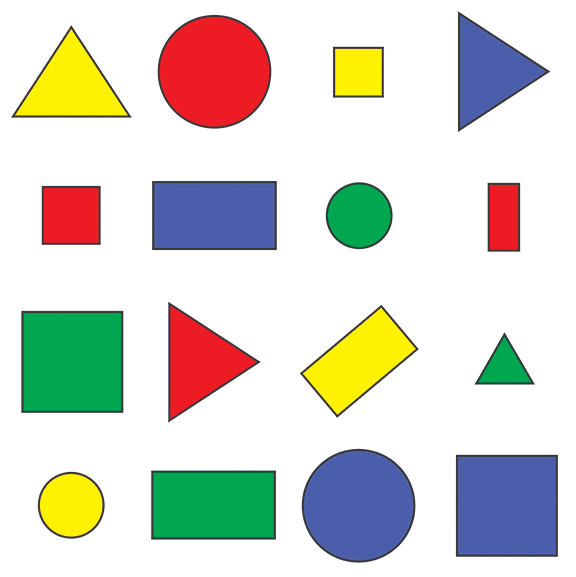
#> input picture TP/TP2/TP_Shapes/shapes.png, 576 x 577 px
$ python shapesMain.py
#> lines starting #> are read from the running program, lines starting #| are printed output that depends on the picture; after the words box and inside, x2 and y2 are one past the last pixel; in counts of white or black regions, pixels touching at a corner belong together
import cv2 as cv
import numpy as np

def loadImage():
    # Récupération de l'image
    img = cv.imread(cv.samples.findFile('shapes.png'))
#> img is the input picture: shape (577, 576, 3); mean B, G, R 205.1, 214.3, 214.2

    return img

def main(img):
    while True:
        # Image original
        cv.namedWindow("Original")

        # Convertir l'image en niveau de gris
        gray = cv.cvtColor(img, cv.COLOR_BGR2GRAY)
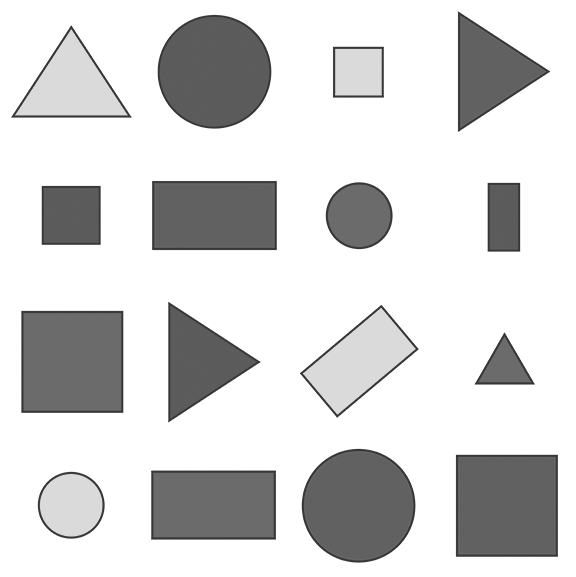
#> gray: shape (577, 576); min 54, max 255, mean 213.2
        cv.namedWindow("Gray")

        # Lisser l'image grey
        grayBlur = cv.GaussianBlur(gray, (5, 5), 0)
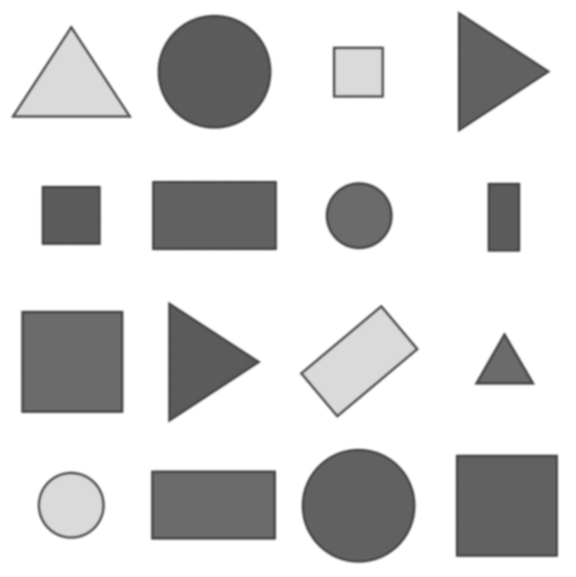
#> grayBlur: shape (577, 576); min 71, max 255, mean 213.2
        cv.namedWindow("Gray Blur")

        # Détection des contours
        edges = cv.Canny(img, 50, 150)
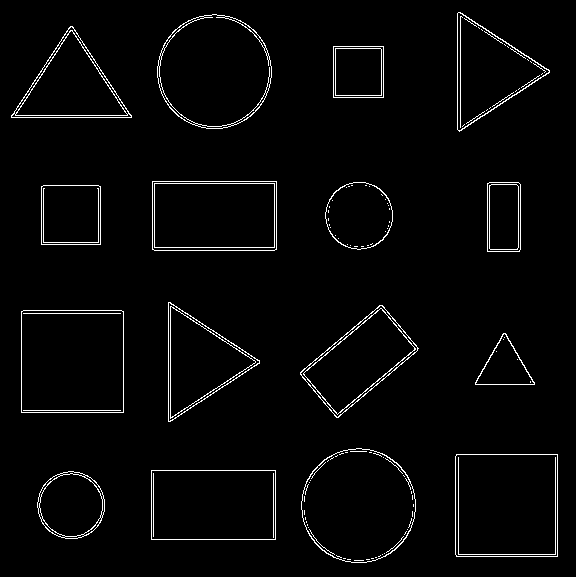
#> edges: shape (577, 576); 2.6% white in thin lines or dots

        # Contours
        contours, _ = cv.findContours(edges, cv.RETR_EXTERNAL, cv.CHAIN_APPROX_SIMPLE)
#> contours = 16 contours; largest, box (x1, y1, x2, y2) and area: (455, 454, 558, 557) 10401, (21, 310, 124, 413) 10401, (301, 448, 416, 563) 10196, (157, 14, 272, 129) 10186, (151, 470, 276, 540) 8556
        contour_image = img.copy()

        # Dessiner les contours sur une copie de l'image originale
        cv.drawContours(contour_image, contours, -1, (0, 255, 0), 2)
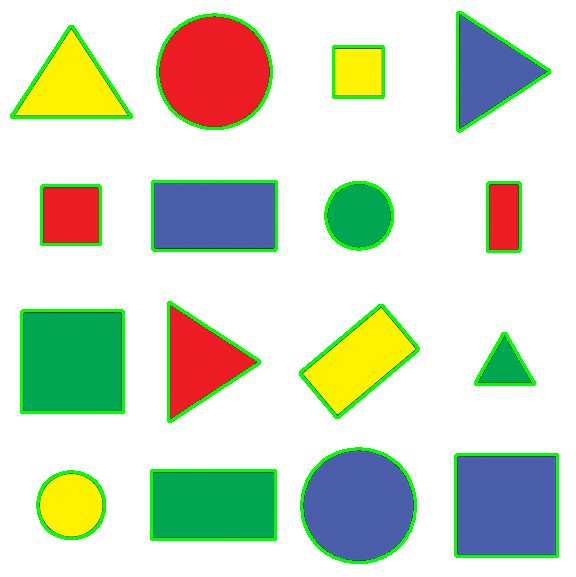
#> contour_image: shape (577, 576, 3); 4.75% of pixels changed, all inside (x1, y1, x2, y2) = (10, 11, 559, 564)
        cv.namedWindow("Contours")

        # Affichage d'une boîte englobante pour chaque forme géométrique
        imgBoite = img.copy()
        for contour in contours:
            x, y, w, h = cv.boundingRect(contour)
            cv.rectangle(imgBoite, (x, y), (x + w, y + h), (255, 0, 0), 2)
#> this loop made 16 passes
#> (x, y, w, h) on passes 1, 3, 4, 5, 6, 7, 8, 9, 10, 11, 12, 14: (37, 471, 68, 68), (455, 454, 103, 103), (301, 448, 115, 115), (475, 333, 60, 52), (21, 310, 103, 103), (300, 305, 119, 113), (168, 302, 92, 120), (41, 185, 60, 60), (487, 182, 34, 70), (325, 182, 68, 68), (152, 181, 125, 70), (11, 26, 121, 92)
#> (contour, x, y, w, h) on passes 2, 13: ([[151, 470], [151, 539], [275, 539], [275, 470]], 151, 470, 125, 70), ([[333, 46], [333, 97], [383, 97], [383, 46]], 333, 46, 51, 52)
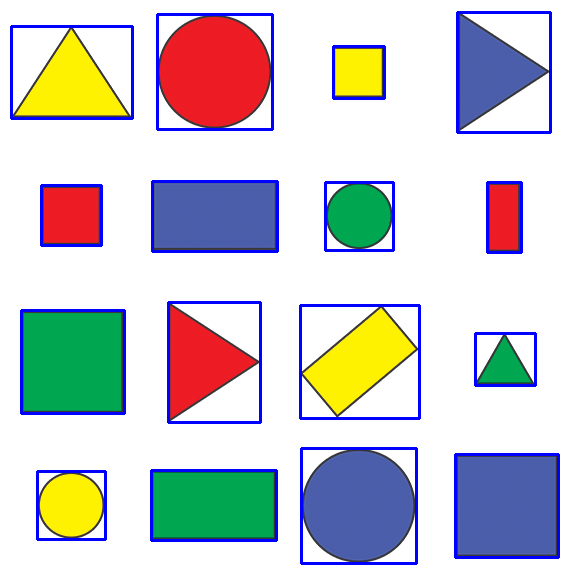
#> imgBoite: shape (577, 576, 3); 5.11% of pixels changed, all inside (x1, y1, x2, y2) = (10, 11, 560, 565)

        cv.namedWindow("Contours et boites")

       # Ajout de texte indiquant la forme géométrique
        imgBoiteTexte = img.copy()
        for contour in contours:
            x, y, w, h = cv.boundingRect(contour)
            cv.rectangle(imgBoiteTexte, (x, y), (x + w, y + h), (255, 0, 0), 2)

            # Calculer une approximation polygonale
            peri = cv.arcLength(contour, True)
            approx = cv.approxPolyDP(contour, 0.02 * peri, True)

            # Utiliser le nombre de sommets pour étiqueter les formes
            shape_label = ""
            if len(approx) == 3:
                shape_label = "Triangle"
            elif len(approx) == 4:
                # Vérifier si c'est un carré en vérifiant le rapport hauteur-largeur
                aspect_ratio = float(w) / h
                if 0.95 <= aspect_ratio <= 1.05:
                    shape_label = "Carre"
                else:
                    shape_label = "Rectangle"
            elif len(approx) >= 7:
                shape_label = "Cercle"

            # Dessiner la boîte englobante
            cv.rectangle(imgBoiteTexte, (x, y), (x + w, y + h), (255, 0, 0), 2)

            # Ajouter le texte avec l'étiquette de la forme
            cv.putText(imgBoiteTexte, shape_label, (x, y - 10), cv.FONT_HERSHEY_SIMPLEX, 0.5, (0, 0, 255), 2)
#> this loop made 16 passes
#> (x, y, w, h, peri, approx, shape_label, aspect_ratio) on passes 2, 3, 6, 7, 9, 10, 12: (151, 470, 125, 70, 386, [[151, 470], [151, 539], [275, 539], [275, 470]], 'Rectangle', 1.79), (455, 454, 103, 103, 406.8, [[456, 454], [456, 556], [557, 556], [557, 454]], 'Carre', 1), (21, 310, 103, 103, 406.8, [[21, 311], [21, 412], [123, 412], [123, 311]], 'Carre', 1), (300, 305, 119, 113, 338.7, [[382, 305], [300, 372], [336, 417], [418, 348]], 'Rectangle', 1.05), (41, 185, 60, 60, 234.8, [[41, 186], [41, 244], [100, 244], [100, 186]], 'Carre', 1), (487, 182, 34, 70, 201.7, [[489, 182], [487, 251], [519, 251], [520, 184]], 'Rectangle', 0.486), (152, 181, 125, 70, 384.8, [[152, 181], [152, 249], [276, 249], [276, 181]], 'Rectangle', 1.79)
#> (x, y, w, h, peri, approx, shape_label) on passes 5, 8, 14, 16: (475, 333, 60, 52, 186.6, [[503, 333], [475, 384], [534, 384]], 'Triangle'), (168, 302, 92, 120, 352, [[168, 302], [170, 421], [259, 360]], 'Triangle'), (11, 26, 121, 92, 352.9, [[11, 115], [131, 117], [72, 26]], 'Triangle'), (457, 12, 93, 120, 351.7, [[460, 12], [459, 131], [549, 72]], 'Triangle')
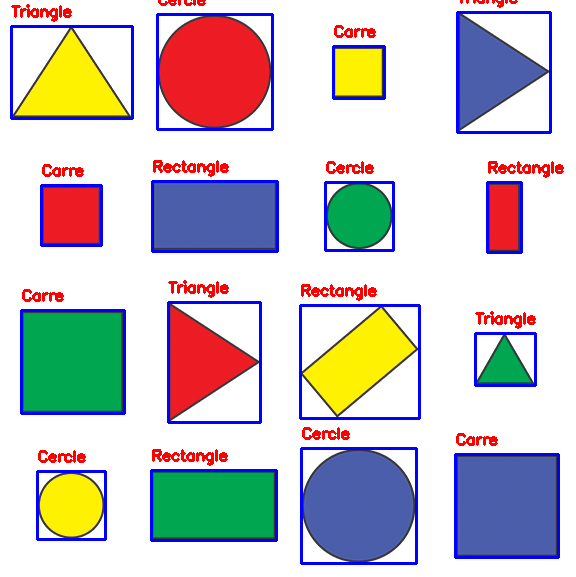
#> imgBoiteTexte: shape (577, 576, 3); 6.95% of pixels changed, all inside (x1, y1, x2, y2) = (10, 0, 564, 565)

        cv.namedWindow("Boite et texte")

        # Affichage de l'image dans une fenêtre
        cv.imshow("Original", img)
        cv.imshow("Gray", gray)
        cv.imshow("Gray Blur", grayBlur)
        cv.imshow("Contours", contour_image)
        cv.imshow("Contours et boites", imgBoite)
        cv.imshow("Boite et texte", imgBoiteTexte)

        if cv.waitKey(1) == ord('q'):
#> (key q is pressed here)
            break

    cv.waitKey(0)
    cv.destroyAllWindows()

if __name__ == "__main__":
    main(loadImage())
